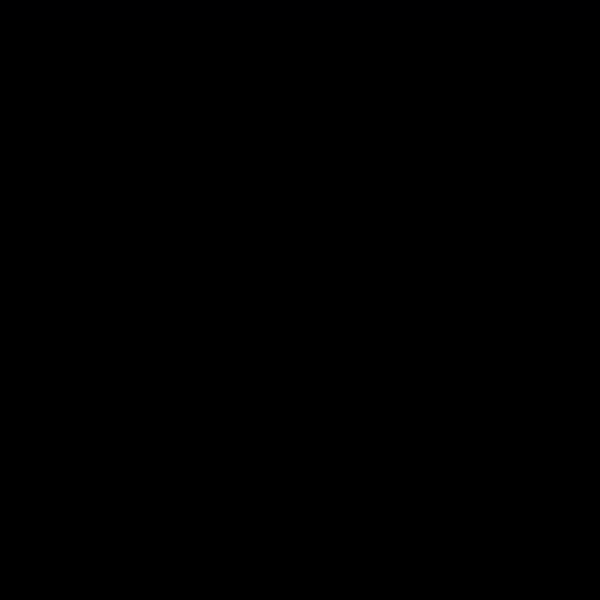
Frame 1 (no input)
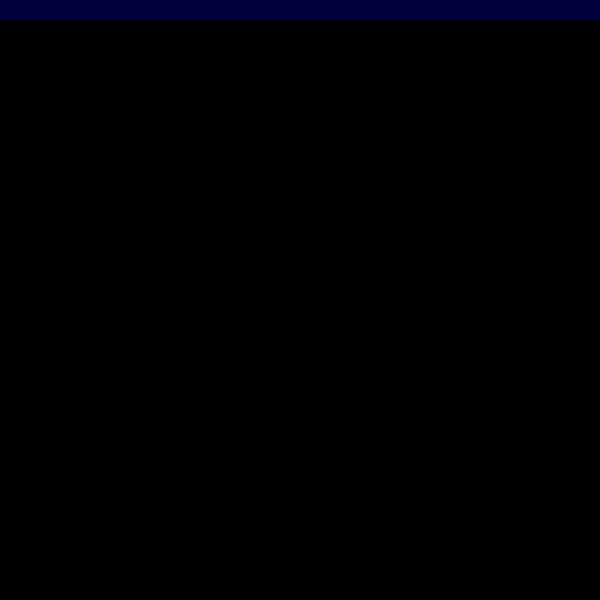
Frame 60 (the mouse pressed at the canvas centre just before this capture)
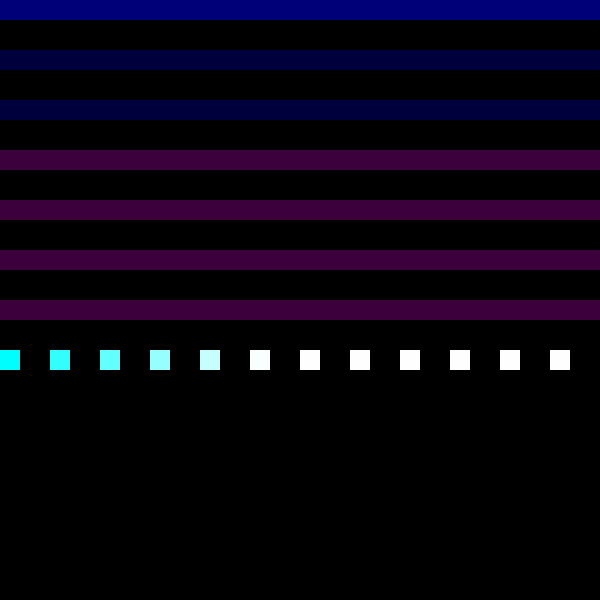
Frame 120 (the mouse held since frame 60 and released just before this capture)

The Processing sketch that drew these frames (run headless with seeded random() and noise(); from frame 60 on, the mouse is pressed at the canvas centre):

// Processing sketch: processing_140704
// ── processing_140704.pde

void setup() {
  size(600,600);
  background(0);
}

void draw() {
  

  
  noStroke ();
  int i = 0;
  while ( i <= mouseY ) {
    fill(i,40,200,1);
    rect(0,i, 600,20);
    i = i + 50;
  }
  
  int j = 0;  
  while ( j <= mouseX*2 ) {
    fill(j,mouseX,mouseY,100);
    rect(j,i, 20,20);
    j = j + 50;
  }
  
}
